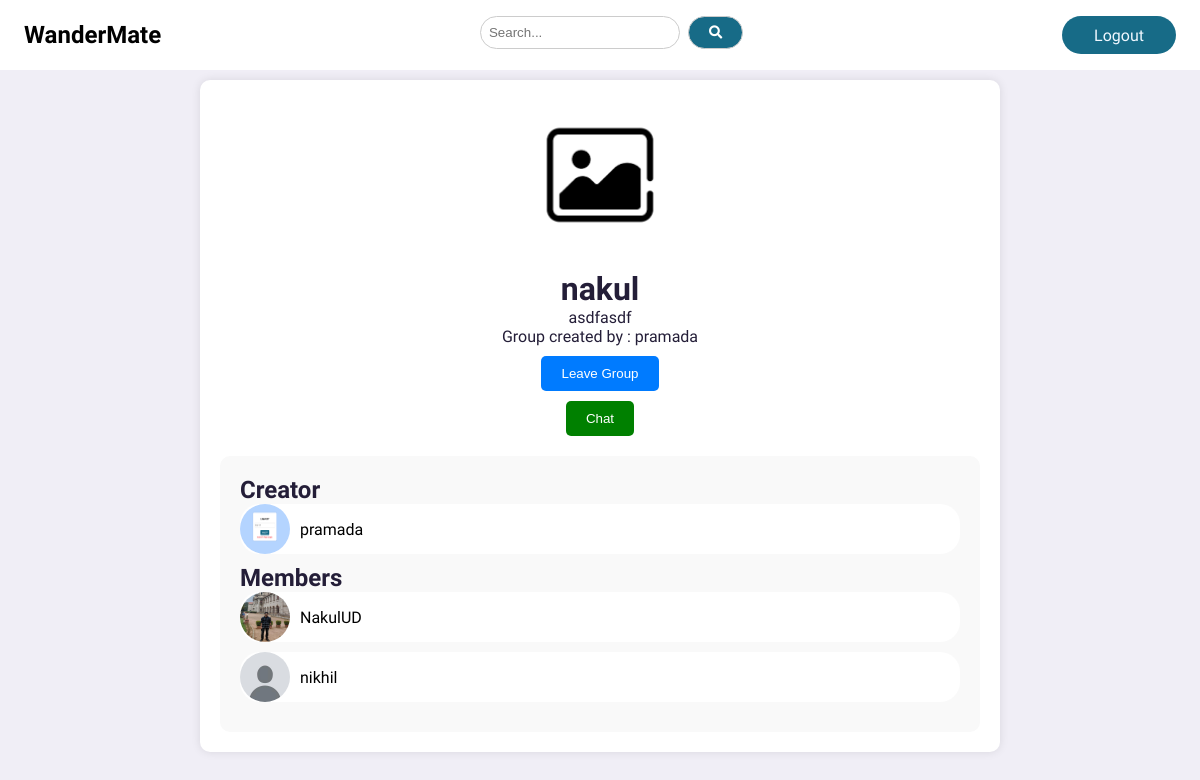
The app's page /group_detail/14/ (signed in), older data.
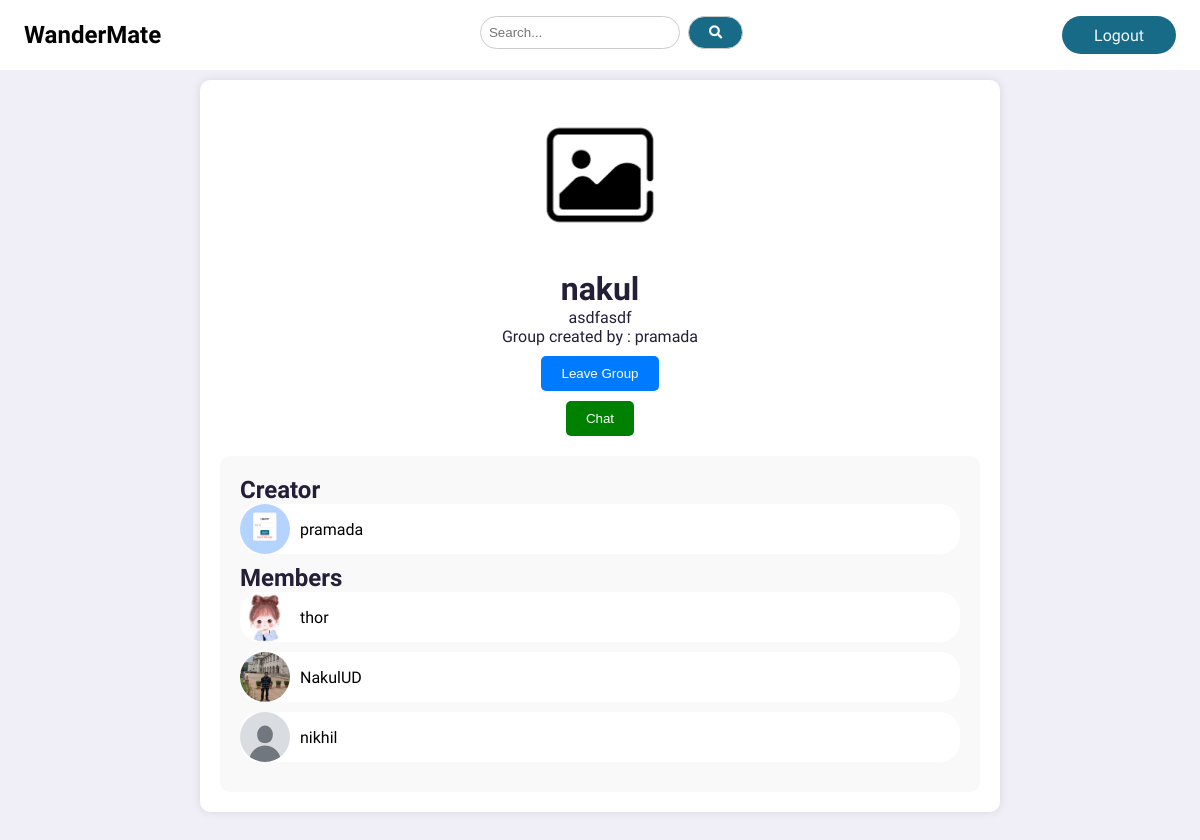
The same page, newer data.
### core/models.py (models this page shows)
class Profile(models.Model):
    user = models.ForeignKey(User, on_delete = models.CASCADE)
    fname = models.TextField(max_length = 30, blank = True)
    lname = models.TextField(max_length = 30, blank = True)
    id_user = models.IntegerField()
    bio = models.TextField(blank = True)
    profile_img = models.ImageField(upload_to = 'profile_images', default='defaultProfileImg.jpeg')
    location = models.CharField(max_length = 100, blank= True)
    otp_validated = models.BooleanField(default = False)
    is_preference_given = models.BooleanField(default=False)
    def __str__(self):
        return self.user.username

### core/views.py (the view)
# urls.py: path('group_detail/<int:group_id>/', views.group_detail, name='group_detail'),
@login_required(login_url='core:signinSignup')
def group_detail(request, group_id):
    user = request.user
    group = TravelGroup.objects.get(id=group_id)
    is_participant = request.user in group.participants.all()
    participants = group.participants.all()
    participant_profiles = Profile.objects.filter(user__in=participants)
    group_creator_profile = Profile.objects.get(user=group.creator)
    print(participant_profiles)
    print(group_creator_profile)
    context = {'group': group, 'user':user, 'is_participant': is_participant,'participant_profiles': participant_profiles, 'group_creator': group_creator_profile,}
    print(context)
    return render(request, 'groupView.html', context)

### core/models.py (called while the page is built)
    def __str__(self):
        return self.name

### templates/groupView.html (shortened to what this page needs)
{% extends "base.html" %}
{% load static %}
{% block content %}
<body>
    <div class="group-profile">
        <div class="group-info">
            {% if group.group_image %}
            <img src="{{group.group_image.url}}" alt="Group Photo">
            {% else %}
            <img src="/media/defaultImage.png">
            {% endif %}
            <h1>{{ group.name }}</h1>
            <p>{{ group.description }}</p>
            <p>Group created by : {{group.creator}} </p>
            {% if user in group.participants.all %}
            <form method="post" action="{% url 'core:leave_group' group_id=group.id %}">
                <button type = "submit" class="chat-button">Leave Group</button>
            </form>
            <a id = "post-form" href = "{% url 'core:checkRoom' group.id user.username %}"><button class="chat-button" type="submit" style="background-color:green">Chat</button></a>
            {% else %}
            <form method="post" action="{% url 'core:join_group' group_id=group.id %}">
                {% csrf_token %}
                <button type = "submit" class="chat-button">Join Group</button>
            </form>
            {% endif %}
        </div>
        <div class="members">
            <h2>Creator</h2>
            <ul class="member-list">
                <a href = "{% url 'core:profile' group.creator %}"><li><img src="{{ group_creator.profile_img.url }}" alt="User Profile Image">{{group_creator.user.username}}</li><a>
            </ul>
            <h2>Members</h2>
            <ul class="member-list">
                {% for participant in participant_profiles %}
                <a href = "{% url 'core:profile' participant.user.username %}">
                    <li style= "">
                        {% if participant.profile_img.url %}
                        <img src="{{ participant.profile_img.url }}" alt="User Profile Image">
                        {% else %}
                        <img src="/media/defaultProfileImg.jpeg" alt="User Profile Image">
                        {% endif %}
                        <span style = "flex-grow: 1;">{{participant.user.username}}</span>
                    </li>
                <a>
                {% endfor %}
            </ul>
        </div>
    </div>
</body>
{% endblock %}

Row changes from the older to the newer data that the page shows:
now on this page (row edited): Profile: profile_img (picture), user.username "thor"
